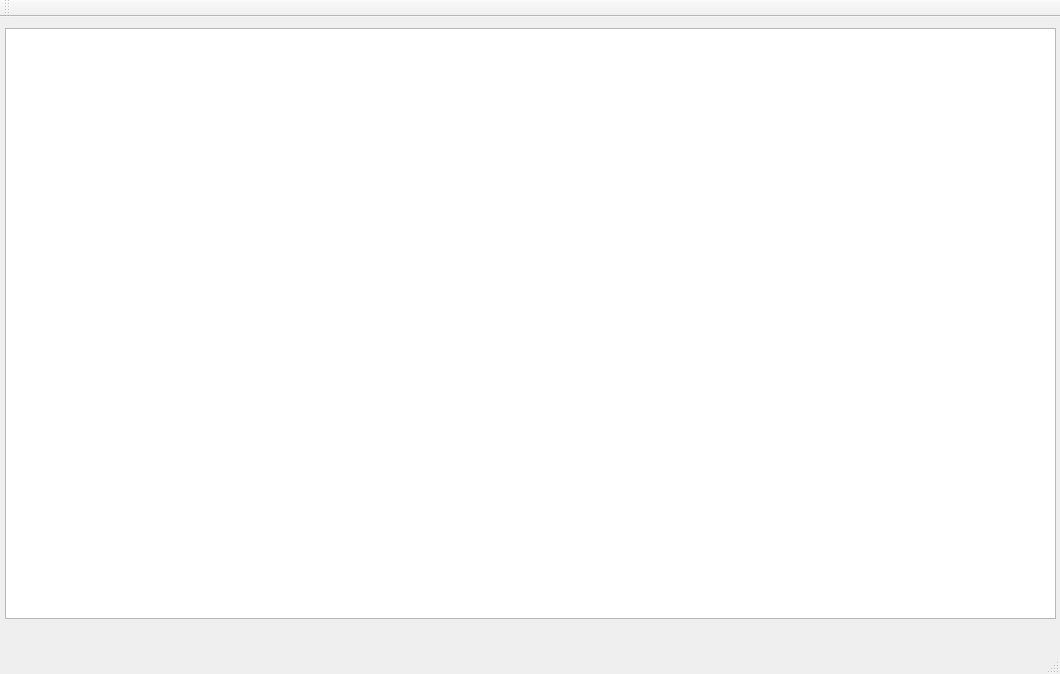
<?xml version="1.0" encoding="UTF-8"?>
<ui version="4.0">
 <class>MainWindow</class>
 <widget class="QMainWindow" name="MainWindow">
  <property name="geometry">
   <rect>
    <x>0</x>
    <y>0</y>
    <width>1060</width>
    <height>674</height>
   </rect>
  </property>
  <property name="windowTitle">
   <string>MainWindow</string>
  </property>
  <widget class="QWidget" name="centralWidget">
   <widget class="QGraphicsView" name="graphicsView">
    <property name="geometry">
     <rect>
      <x>5</x>
      <y>11</y>
      <width>1051</width>
      <height>591</height>
     </rect>
    </property>
   </widget>
  </widget>
  <widget class="QMenuBar" name="menuBar">
   <property name="geometry">
    <rect>
     <x>0</x>
     <y>0</y>
     <width>1060</width>
     <height>21</height>
    </rect>
   </property>
  </widget>
  <widget class="QToolBar" name="mainToolBar">
   <attribute name="toolBarArea">
    <enum>TopToolBarArea</enum>
   </attribute>
   <attribute name="toolBarBreak">
    <bool>false</bool>
   </attribute>
  </widget>
  <widget class="QStatusBar" name="statusBar"/>
 </widget>
 <layoutdefault spacing="6" margin="11"/>
 <resources/>
 <connections/>
</ui>
